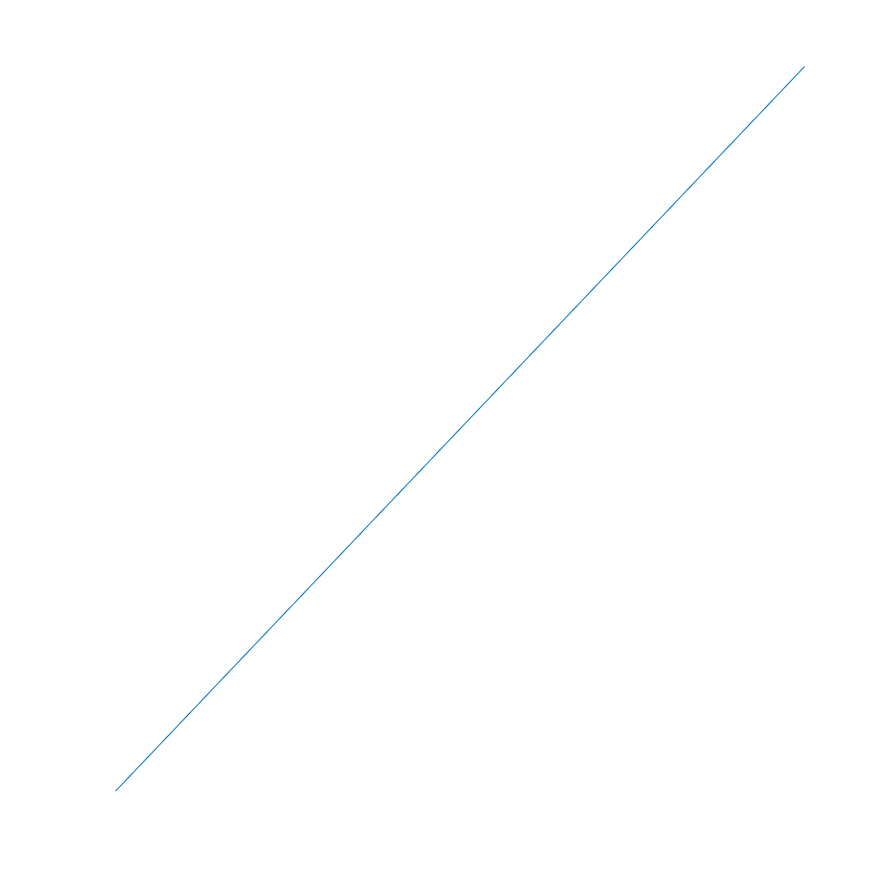

The MATLAB script that drew this image:
H = figure;

% plot不显示
% set(0,'DefaultFigureVisible', 'off')

set(gca,'xtick',[],'xticklabel',[]);

% 设置图片大小
set(gcf, 'PaperPositionMode', 'manual');
set(gcf, 'PaperUnits', 'points');
set(gcf, 'PaperPosition', [0 0 640 640]);

plot(1:4,5:8);
axis off
print(H,'-djpeg','-r200','Figure1');
